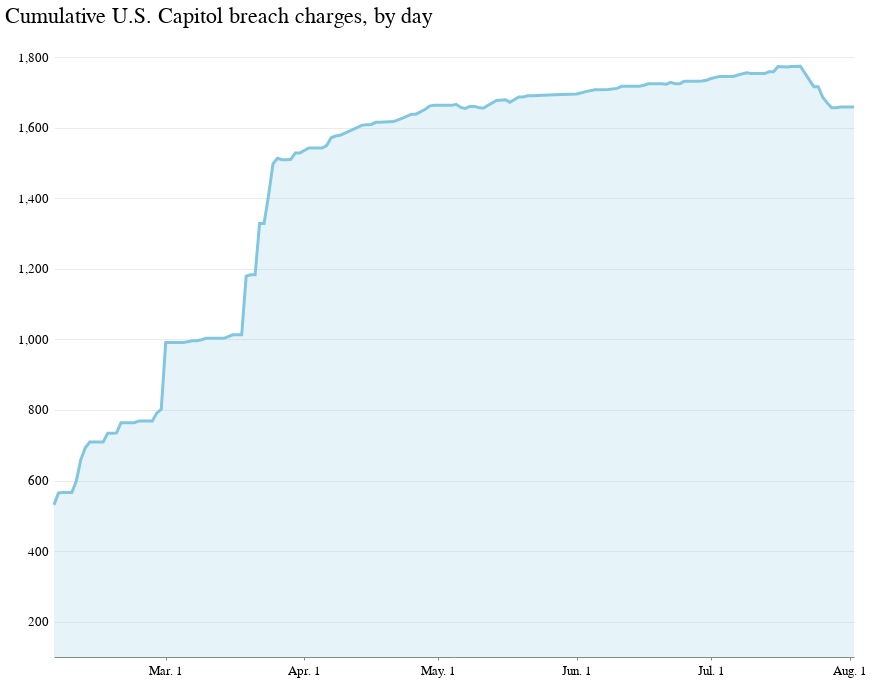

Notebook code cell kept with this figure:
### Code cell
area_chart = (
    alt.Chart(charges_by_day)
    .mark_area(opacity=0.2)
    .encode(
        x=alt.X(
            "date:T",
            title="",
            axis=alt.Axis(format="%b. %-d", tickCount=6, grid=False),
        ),
        y=alt.Y(
            "charges_list:Q",
            title=" ",
            stack=None,
            axis=alt.Axis(
                tickSize=0,
                domainOpacity=0,
                tickCount=6,
                offset=4,
                gridWidth=0.6,
                gridColor="#dddddd",
            ),
            scale=alt.Scale(domain=(100, 1800)),
        ),
    )
)

line_chart = (
    alt.Chart(charges_by_day)
    .mark_line()
    .encode(
        x=alt.X(
            "date:T",
            title="",
            axis=alt.Axis(format="%b. %-d", tickCount=6, grid=False),
        ),
        y=alt.Y(
            "charges_list:Q",
            title=" ",
            stack=None,
            axis=alt.Axis(
                tickSize=0,
                domainOpacity=0,
                tickCount=6,
                offset=4,
                gridWidth=0.6,
                gridColor="#dddddd",
            ),
            scale=alt.Scale(domain=(100, 1800)),
        ),
    )
)


chart_charges_area = (
    (line_chart + area_chart)
    .properties(
        width=800,
        height=600,
        title="Cumulative U.S. Capitol breach charges, by day",
    )
    .configure_view(strokeOpacity=0)
    .configure_legend(orient="top", symbolType="square")
    .configure_axis(labelFontSize=13)
)

chart_charges_area

### Figure 1 — Vega-Lite specification as saved in the notebook (floating-point values rounded to 4 significant figures; data arrays with more than 128 entries replaced by an {"elided": "..."} marker saying what was removed)
{"config": {"view": {"width": 800, "height": 450, "strokeOpacity": 0}, "background": "#ffffff", "title": {"anchor": "start", "font": "BentonGothic-Bold, sans", "fontColor": "#000000", "fontSize": 22, "fontWeight": "normal"}, "arc": {"fill": "#82c6df"}, "area": {"fill": "#82c6df"}, "line": {"stroke": "#82c6df", "strokeWidth": 3}, "path": {"stroke": "#82c6df"}, "rect": {"fill": "#82c6df"}, "shape": {"stroke": "#82c6df"}, "bar": {"fill": "#82c6df"}, "point": {"stroke": "#82c6df"}, "symbol": {"fill": "#82c6df", "size": 30}, "axis": {"titleFont": "BentonGothic-Bold, sans", "titleFontSize": 14, "titleFontWeight": "normal", "labelFont": "BentonGothic, sans", "labelFontSize": 13, "labelFontWeight": "normal"}, "axisX": {"labelAngle": 0, "labelPadding": 4, "tickSize": 3}, "axisY": {"labelBaseline": "middle", "maxExtent": 45, "minExtent": 45, "tickSize": 2, "titleAlign": "left", "titleAngle": 0, "titleX": -45, "titleY": -11}, "legend": {"titleFont": "BentonGothic-Bold, sans", "titleFontSize": 14, "titleFontWeight": "normal", "symbolType": "square", "labelFont": "BentonGothic, sans", "labelFontSize": 13, "orient": "top"}, "range": {"category": ["#3580b1", "#ec8431", "#ab7fb4", "#c89d29", "#adc839", "#829eb1"], "diverging": ["#e68a4f", "#f4bb6a", "#f9e39c", "#dadfe2", "#a6b7c6", "#849eae"], "heatmap": ["#fbf2c7", "#f9e39c", "#f8d36e", "#f4bb6a", "#e68a4f", "#d15a40", "#ab4232"], "ordinal": ["#fbf2c7", "#f9e39c", "#f8d36e", "#f4bb6a", "#e68a4f", "#d15a40", "#ab4232"], "ramp": ["#fbf2c7", "#f9e39c", "#f8d36e", "#f4bb6a", "#e68a4f", "#d15a40", "#ab4232"]}}, "layer": [{"mark": "line", "encoding": {"x": {"type": "temporal", "axis": {"format": "%b. %-d", "grid": false, "tickCount": 6}, "field": "date", "title": ""}, "y": {"type": "quantitative", "axis": {"domainOpacity": 0, "gridColor": "#dddddd", "gridWidth": 0.6, "offset": 4, "tickCount": 6, "tickSize": 0}, "field": "charges_list", "scale": {"domain": [100, 1800]}, "stack": null, "title": " "}}}, {"mark": {"type": "area", "opacity": 0.2}, "encoding": {"x": {"type": "temporal", "axis": {"format": "%b. %-d", "grid": false, "tickCount": 6}, "field": "date", "title": ""}, "y": {"type": "quantitative", "axis": {"domainOpacity": 0, "gridColor": "#dddddd", "gridWidth": 0.6, "offset": 4, "tickCount": 6, "tickSize": 0}, "field": "charges_list", "scale": {"domain": [100, 1800]}, "stack": null, "title": " "}}}], "data": {"name": "data-f68e80879b801cc9b50c04f4d26bea92"}, "height": 600, "title": "Cumulative U.S. Capitol breach charges, by day", "width": 800, "$schema": "https://vega.github.io/schema/vega-lite/v4.8.1.json", "datasets": {"data-f68e80879b801cc9b50c04f4d26bea92": {"elided": "142 records"}}}
